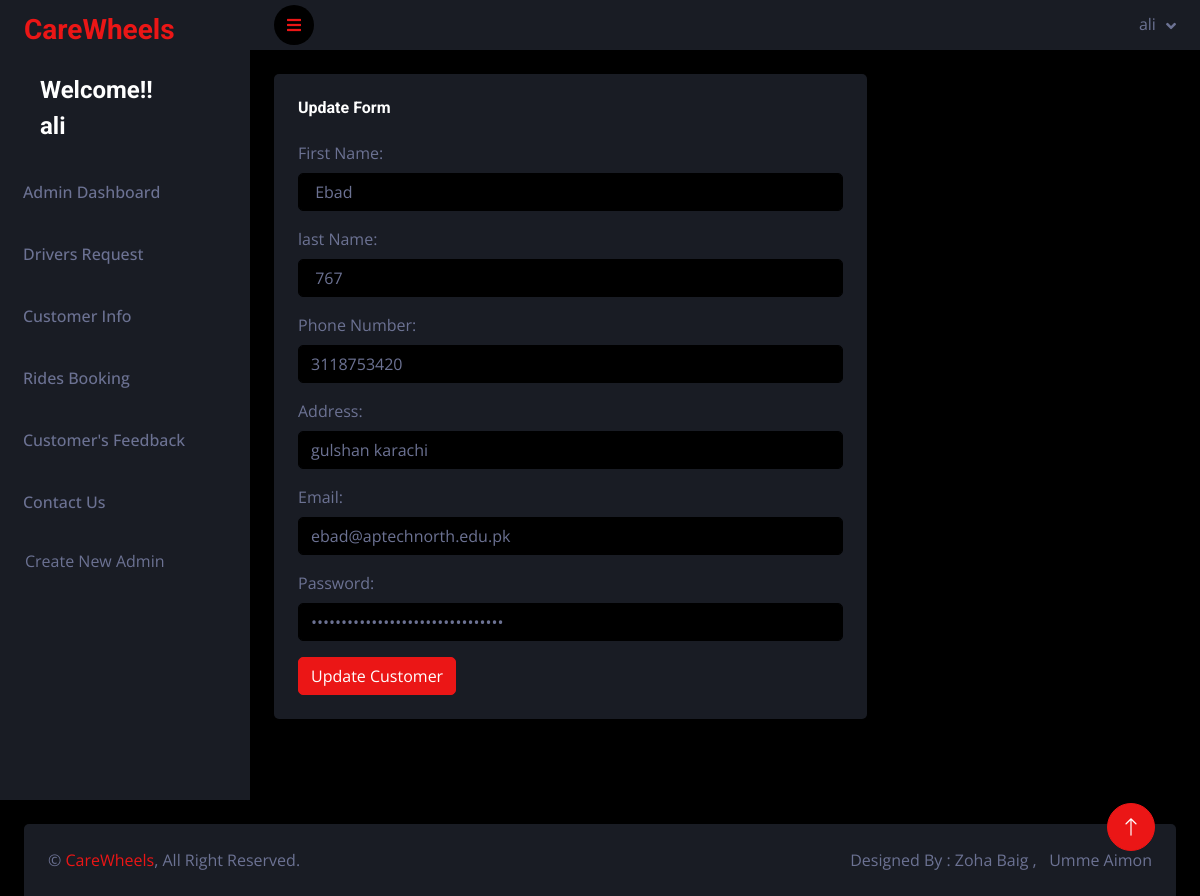
The page /admin/customer_update.php?id=9 (signed in) on the database its author committed.
### tables this page shows
CREATE TABLE `customers_info` (
  `c_id` int(11) NOT NULL,
  `c_firstname` varchar(55) NOT NULL,
  `c_lastname` varchar(55) NOT NULL,
  `c_phone` bigint(20) NOT NULL,
  `c_address` varchar(55) NOT NULL,
  `c_email` varchar(55) NOT NULL,
  `c_password` varchar(55) NOT NULL
);

### admin/customer_update.php (the view, shortened to what this page needs)
<?php
require("connect.php");
if($_SESSION["a_email"]){
?>
<!DOCTYPE html>
<html lang="en">
<head>
    <link href="https://cdnjs.cloudflare.com/ajax/libs/font-awesome/5.10.0/css/all.min.css" rel="stylesheet">
    <link href="https://cdn.jsdelivr.net/npm/bootstrap-icons@1.4.1/font/bootstrap-icons.css" rel="stylesheet">
    <link href="lib/owlcarousel/assets/owl.carousel.min.css" rel="stylesheet">
    <link href="lib/tempusdominus/css/tempusdominus-bootstrap-4.min.css" rel="stylesheet" />
    <link href="css/bootstrap.min.css" rel="stylesheet">
    <link href="css/style.css" rel="stylesheet">
</head>
<body>
<div class="page-wrapper">
<?php
include("sidebar.php");
?>
<?php
$id = $_GET['id'];
$Dquery = "SELECT * FROM `customers_info` WHERE `c_id` = '$id'";
$Dresult = mysqli_query($conn , $Dquery);
$row = mysqli_fetch_row($Dresult);
?>
<div class="container-fluid pt-4 px-4">
                <div class="row">
<div class="col-lg-12 col-xl-8">
                        <div class="bg-secondary rounded h-100 p-4">
                            <h6 class="mb-4">Update Form</h6>
                            <form method="POST">
                                <div class="mb-3">
                                    <label for="" class="form-label">First Name:</label>
                                    <input type="text" class="form-control" name="c_fname" value="<?php echo $row['1'];?>" id="">
                                </div>
                                <div class="mb-3">
                                    <label for="" class="form-label">last Name:</label>
                                    <input type="text" class="form-control" name="c_lname" value="<?php echo $row['2'];?>" id="">
                                </div>
                                <div class="mb-3">
                                    <label for="" class="form-label">Phone Number:</label>
                                    <input type="number" class="form-control" name="c_phone" value="<?php echo $row['3'];?>" id="">
                                </div>
                                <div class="mb-3">
                                    <label for="" class="form-label">Address:</label>
                                    <input type="text" class="form-control" name="c_address" value="<?php echo $row['4'];?>" id="">
                                </div>
                                <div class="mb-3">
                                    <label for="" class="form-label">Email:</label>
                                    <input type="email" class="form-control" name="c_email" value="<?php echo $row['5'];?>" id="">
                                </div>
                                <div class="mb-3">
                                    <label for="" class="form-label">Password:</label>
                                    <input type="password" class="form-control" name="c_password" value="<?php echo $row['6'];?>" id="">
                                </div>
                                <button type="submit" name="update" class="btn btn-primary">Update Customer</button>
                            </form>
                        </div>
                    </div>
                    </div>
                    </div>
</div>
        <a href="#" class="btn btn-lg btn-primary btn-lg-square back-to-top"><i class="bi bi-arrow-up"></i></a>
    <?php
include('footer.php');
?>
</body>
</html>
<?php
}
else{
    header("location:signin.php");
}
?>

### admin/css/style.css (style rules this page uses)
:root { --primary: #EB1616; --secondary: #191C24; --light: #6C7293; --dark: #000000; }
.back-to-top { position: fixed; display: none; right: 45px; bottom: 45px; z-index: 99; }
.btn { transition: .5s; }
.btn-lg-square { width: 48px; height: 48px; }
.btn-square, .btn-sm-square, .btn-lg-square { padding: 0; display: inline-flex; align-items: center; justify-content: center; font-weight: normal; border-radius: 50px; }

### rows shown on the page
customers_info: c_fname "Ebad", c_lname "767", c_phone "3118753420", c_address "gulshan karachi", c_email "ebad@aptechnorth.edu.pk"

### other values the page prints
$_SESSION["a_username"] "ali"
$_SESSION['a_username'] "ali"
